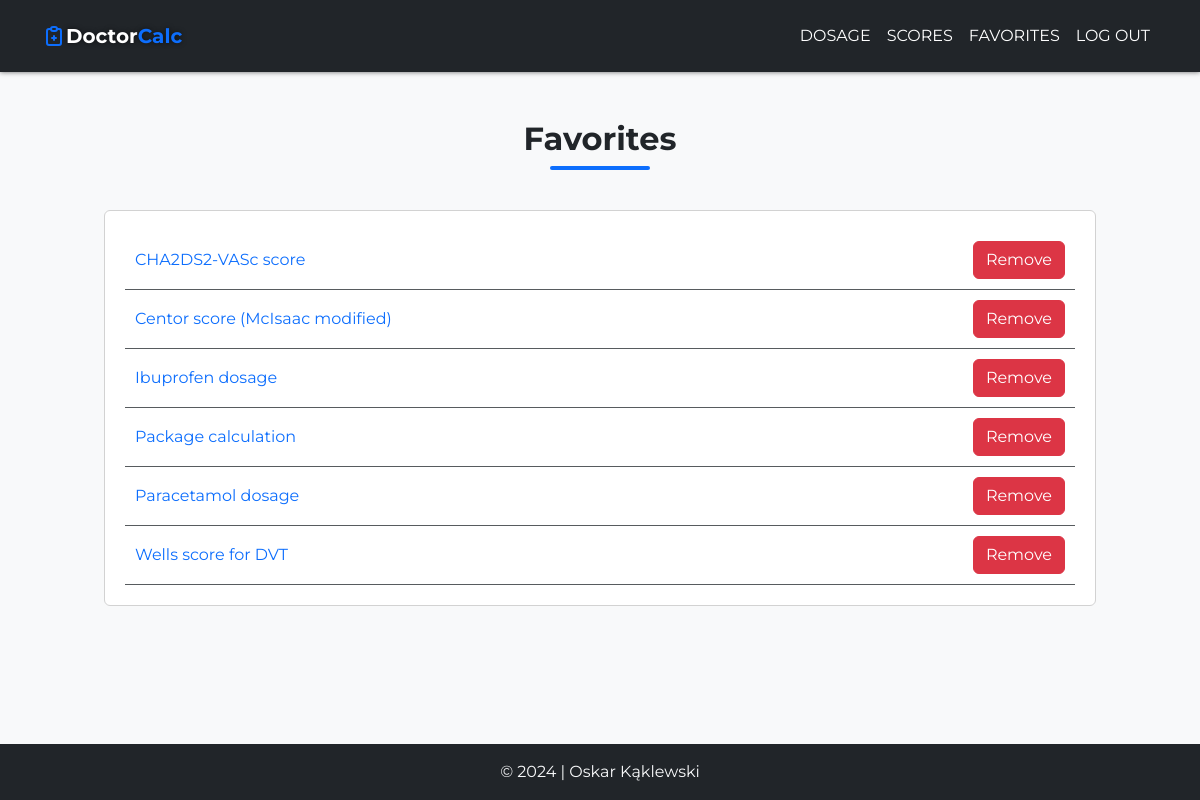
The app's page /favorites (signed in) with its own data.
### tables this page shows
CREATE TABLE favorites_data (favorite_tag TEXT NOT NULL, favorite_name TEXT NOT NULL, favorite_link TEXT NOT NULL);

### app.py (the view)
@app.route('/favorites')
@login_required
def favorites():
    username = db.execute(
        "SELECT username FROM users WHERE id = ?", session["user_id"])[0]["username"]
    favorites = db.execute(
        "SELECT favorites.favorite, favorites_data.favorite_tag,favorites_data.favorite_name, favorites_data.favorite_link FROM favorites INNER JOIN favorites_data ON favorites.favorite=favorites_data.favorite_tag WHERE username = ? ORDER BY favorite_name", username)
    return render_template("favorites.html", favorites=favorites)

### app.py (called while the page is built)
def login_required(f):
    @wraps(f)
    def decorated_function(*args, **kwargs):
        if session.get("user_id") is None:
            return redirect("/login")
        return f(*args, **kwargs)
    return decorated_function

@app.after_request
def after_request(response):
    response.headers["Cache-Control"] = "no-cache, no-store, must-revalidate"
    response.headers["Expires"] = 0
    response.headers["Pragma"] = "no-cache"
    return response

### templates/favorites.html (shortened to what this page needs)
{% extends "layout.html" %}
{% block main %}
<section class="py-5">
    <div class="container">
        <h2>Favorites</h2>
        <div class="underline"></div>
        <div class="wrapper">
            {% for favorite in favorites %}
                <div class="favorites-list">
                    <div class="favorite-item">
                        <a href="/{{ favorite["favorite_link"] }}">{{favorite["favorite_name"]}}</a>
                        <a href="/favorite-remove?type={{ favorite["favorite"] }}"><button type="button" class="btn btn-danger">Remove</button></a>
                    </div>
                </div>
            {% endfor %}
        </div>
    </div>
</section>
{% endblock %}

### templates/layout.html (shortened to what this page needs)
<!DOCTYPE html>
<html lang="en">
	<head>
		<link
			href="https://cdn.jsdelivr.net/npm/bootstrap@5.3.0-alpha3/dist/css/bootstrap.min.css"
			rel="stylesheet"
 />
		<link rel="stylesheet" href="../static/css/main.css" />
	</head>
	<body class="bg-light pb-3">
		<nav class="navbar navbar-expand-md py-3">
			<div class="container">
				<a class="navbar-brand" href="/">
					Doctor<span>Calc</span>
				</a>
				<div
					class="collapse navbar-collapse justify-content-end"
					id="navbarNav">
					<ul class="navbar-nav">
						<li class="nav-item">
							<a class="nav-link" href="/#dosage">Dosage</a>
						</li>
						<li class="nav-item">
							<a class="nav-link" href="/#criteria">Scores</a>
						</li>
						{% if session["user_id"] %}
						<li class="nav-item">
							<a class="nav-link" href="/favorites">Favorites</a>
						</li>
						<li class="nav-item">
							<a class="nav-link" href="/logout">Log out</a>
						</li>
						{% endif %}
					</ul>
				</div>
			</div>
		</nav>
		<main>{% block main %}{% endblock %}</main>
		<footer class="footer py-3 text-light text-center">
			<p class="mb-0">
				&copy; <span class="footer-year"></span> | Oskar Kąklewski
			</p>
		</footer>
	</body>
</html>

### static/css/main.css (style rules this page uses)
* { box-sizing: border-box; margin: 0; padding: 0; }
html { scroll-padding-top: 72px; scroll-behavior: smooth; }
body { position: relative; min-height: 100vh; font-family: "Montserrat", sans-serif; }
main { padding-bottom: 50px; }
h2 { font-weight: bold; text-align: center; }
.underline { margin: 0 auto 40px; width: 100px; height: 4px; background-color: #0d6efd; border-radius: 4px; }
.navbar-expand-md { background-color: #212529; box-shadow: 0 0 5px rgba(0, 0, 0, 0.6); }
.navbar { position: fixed; top: 0; width: 100%; z-index: 5; }
.navbar a { color: white; transition: color 0.3s; }
.navbar .navbar-brand { display: flex; align-items: center; font-weight: bold; transition: color 0.3s; text-shadow: 0 0 5px rgba(0, 0, 0, 0.6); }
.navbar .navbar-brand svg, .navbar .navbar-brand span { color: #0d6efd; }
.navbar .nav-link { text-transform: uppercase; }
.footer { position: absolute; width: 100%; bottom: 0; background-color: #212529; }
.wrapper { max-width: 992px; padding: 20px; margin: auto; margin-bottom: 30px; background-color: white; border: 1px solid #d2d2d2; border-radius: 6px; }
.favorites-list a { text-decoration: none; }
.favorites-list .favorite-item { display: flex; justify-content: space-between; align-items: center; padding: 10px; border-bottom: 1px solid #575b5e; }
@media (width >= 768px) { .navbar { position: sticky; } }

### records on screen
favorites_data: favorite_name "CHA2DS2-VASc score"
favorites_data: favorite_name "Centor score (McIsaac modified)"
favorites_data: favorite_name "Ibuprofen dosage"
favorites_data: favorite_name "Package calculation"
favorites_data: favorite_name "Paracetamol dosage"
favorites_data: favorite_name "Wells score for DVT"
